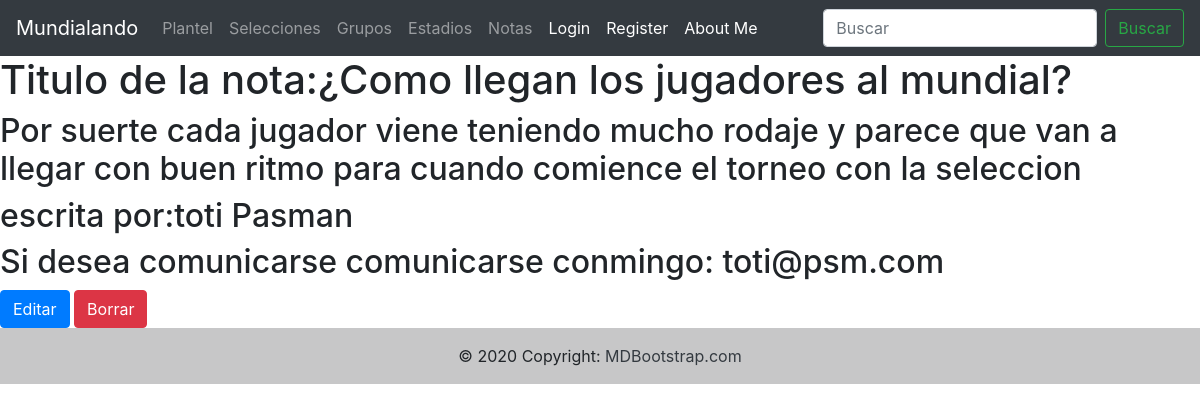
The page /notes/detalle-nota/48/ on the database its author committed.
### blog/models.py (models this page shows, shortened)
class Notes(models.Model):
    title= models.CharField(max_length=60)
    description= models.CharField(max_length=500)
    author= models.CharField(max_length=100)
    email= models.EmailField()
    class Meta:
        verbose_name= "Nota"
        verbose_name_plural= "Notas"

### blog/views.py (the view)
# urls.py: path("detalle-nota/<int:pk>/", Detail_note.as_view(), name="detail_note"),
class Detail_note(DetailView):
    model= Notes
    template_name="notes/detail_note.html"

### templates/notes/detail_note.html (shortened to what this page needs)
{% extends "base.html" %}
{% block contenido_que_cambia %}
<h1>Titulo de la nota:{{object.title}}</h1>
<h2>{{object.description}}</h2>
<h2>escrita por:{{object.author}}</h2>
<h2>Si desea comunicarse comunicarse conmingo: {{object.email}}</h2>
<a href="/notes/editar-nota/{{object.id}}/" class="btn btn-primary">Editar</a>
<a href="/notes/borrar-nota/{{object.id}}/" class="btn btn-danger">Borrar</a>
{% endblock %}

### rows shown on the page
Notes: title "¿Como llegan los jugadores al mundial?", description "Por suerte cada jugador viene teniendo mucho rodaje y parece que van a llegar con buen ritmo para cuando comience el torneo con la seleccion", author "toti Pasman", email "toti@psm.com"
